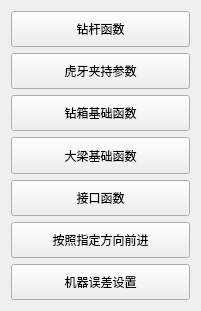
     <widget class="QWidget" name="layoutWidget">
      <property name="geometry">
       <rect>
        <x>20</x>
        <y>40</y>
        <width>201</width>
        <height>311</height>
       </rect>
      </property>
      <layout class="QVBoxLayout" name="verticalLayout_10">
       <item>
        <widget class="QPushButton" name="pushButton_112">
         <property name="sizePolicy">
          <sizepolicy hsizetype="Preferred" vsizetype="Preferred">
           <horstretch>0</horstretch>
           <verstretch>0</verstretch>
          </sizepolicy>
         </property>
         <property name="text">
          <string>钻杆函数</string>
         </property>
         <property name="checkable">
          <bool>true</bool>
         </property>
        </widget>
       </item>
       <item>
        <widget class="QPushButton" name="pushButton_119">
         <property name="sizePolicy">
          <sizepolicy hsizetype="Preferred" vsizetype="Preferred">
           <horstretch>0</horstretch>
           <verstretch>0</verstretch>
          </sizepolicy>
         </property>
         <property name="text">
          <string>虎牙夹持参数</string>
         </property>
         <property name="checkable">
          <bool>true</bool>
         </property>
        </widget>
       </item>
       <item>
        <widget class="QPushButton" name="pushButton_96">
         <property name="sizePolicy">
          <sizepolicy hsizetype="Preferred" vsizetype="Preferred">
           <horstretch>0</horstretch>
           <verstretch>0</verstretch>
          </sizepolicy>
         </property>
         <property name="text">
          <string>钻箱基础函数</string>
         </property>
         <property name="checkable">
          <bool>true</bool>
         </property>
        </widget>
       </item>
       <item>
        <widget class="QPushButton" name="pushButton_97">
         <property name="sizePolicy">
          <sizepolicy hsizetype="Preferred" vsizetype="Preferred">
           <horstretch>0</horstretch>
           <verstretch>0</verstretch>
          </sizepolicy>
         </property>
         <property name="text">
          <string>大梁基础函数</string>
         </property>
         <property name="checkable">
          <bool>true</bool>
         </property>
        </widget>
       </item>
       <item>
        <widget class="QPushButton" name="pushButton_135">
         <property name="sizePolicy">
          <sizepolicy hsizetype="Preferred" vsizetype="Preferred">
           <horstretch>0</horstretch>
           <verstretch>0</verstretch>
          </sizepolicy>
         </property>
         <property name="text">
          <string>接口函数</string>
         </property>
         <property name="checkable">
          <bool>true</bool>
         </property>
        </widget>
       </item>
       <item>
        <widget class="QPushButton" name="pushButton_87">
         <property name="sizePolicy">
          <sizepolicy hsizetype="Preferred" vsizetype="Preferred">
           <horstretch>0</horstretch>
           <verstretch>0</verstretch>
          </sizepolicy>
         </property>
         <property name="text">
          <string>按照指定方向前进</string>
         </property>
         <property name="checkable">
          <bool>true</bool>
         </property>
        </widget>
       </item>
       <item>
        <widget class="QPushButton" name="pushButton_268">
         <property name="sizePolicy">
          <sizepolicy hsizetype="Preferred" vsizetype="Preferred">
           <horstretch>0</horstretch>
           <verstretch>0</verstretch>
          </sizepolicy>
         </property>
         <property name="text">
          <string>机器误差设置</string>
         </property>
         <property name="checkable">
          <bool>true</bool>
         </property>
        </widget>
       </item>
      </layout>
     </widget>
